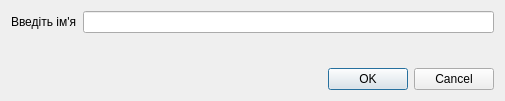
<?xml version="1.0" encoding="UTF-8"?>
<ui version="4.0">
 <class>InputNameDialog</class>
 <widget class="QDialog" name="InputNameDialog">
  <property name="geometry">
   <rect>
    <x>0</x>
    <y>0</y>
    <width>505</width>
    <height>101</height>
   </rect>
  </property>
  <property name="windowTitle">
   <string>Dialog</string>
  </property>
  <layout class="QVBoxLayout" name="verticalLayout">
   <item>
    <layout class="QFormLayout" name="formLayout">
     <item row="0" column="1">
      <widget class="QLineEdit" name="inputNameLineEdit"/>
     </item>
     <item row="0" column="0">
      <widget class="QLabel" name="label">
       <property name="text">
        <string>Введіть ім'я</string>
       </property>
      </widget>
     </item>
    </layout>
   </item>
   <item>
    <widget class="QDialogButtonBox" name="buttonBox">
     <property name="orientation">
      <enum>Qt::Horizontal</enum>
     </property>
     <property name="standardButtons">
      <set>QDialogButtonBox::Cancel|QDialogButtonBox::Ok</set>
     </property>
    </widget>
   </item>
  </layout>
 </widget>
 <resources/>
 <connections>
  <connection>
   <sender>buttonBox</sender>
   <signal>accepted()</signal>
   <receiver>InputNameDialog</receiver>
   <slot>accept()</slot>
   <hints>
    <hint type="sourcelabel">
     <x>248</x>
     <y>254</y>
    </hint>
    <hint type="destinationlabel">
     <x>157</x>
     <y>274</y>
    </hint>
   </hints>
  </connection>
  <connection>
   <sender>buttonBox</sender>
   <signal>rejected()</signal>
   <receiver>InputNameDialog</receiver>
   <slot>reject()</slot>
   <hints>
    <hint type="sourcelabel">
     <x>316</x>
     <y>260</y>
    </hint>
    <hint type="destinationlabel">
     <x>286</x>
     <y>274</y>
    </hint>
   </hints>
  </connection>
 </connections>
</ui>
